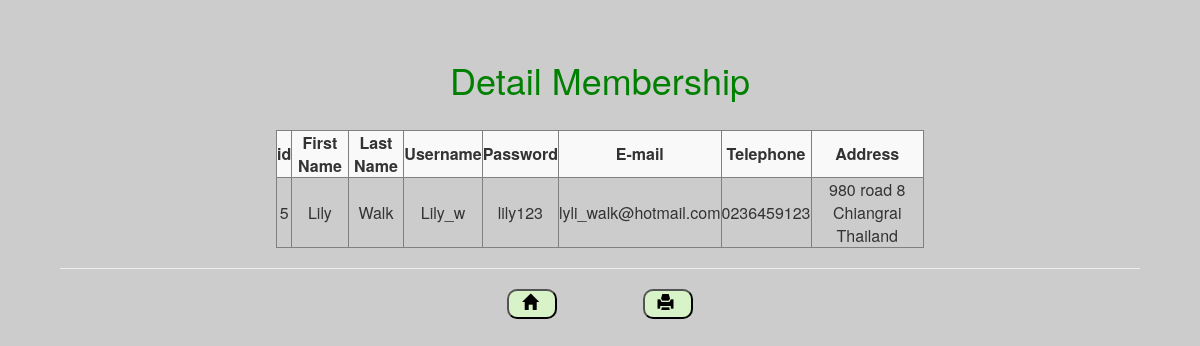
The page /detail.php?id=5 on the database its author committed.
### tables this page shows
CREATE TABLE `tbmember` (
  `mem_id` int(10) NOT NULL,
  `fname` varchar(20) NOT NULL,
  `lname` varchar(20) NOT NULL,
  `username` varchar(20) NOT NULL,
  `password` varchar(20) NOT NULL,
  `email` varchar(30) NOT NULL,
  `tel` varchar(10) NOT NULL,
  `address` varchar(50) NOT NULL
);

### detail.php (the view, shortened to what this page needs)
<?php
include ("conn.php");
$sqli= "SELECT mem_id,fname,lname,username,password,email,tel,address
        FROM tbmember where mem_id ='".$_GET['id']."'";
$result = mysqli_query($conn,$sqli);
?>
<html>
    <head>
<link rel="stylesheet" href="https://maxcdn.bootstrapcdn.com/bootstrap/3.4.1/css/bootstrap.min.css">
    </head>
<body>
<center>
<h1>Detail Membership</h1> <br>
<center>
<table border="1" class="table-striped">
        <tr >
            <th><center>id </center></th>
            <th><center>First Name </center></th>
            <th><center>Last Name </center></th>
            <th><center>Username </center></th>
            <th><center>Password </center></th>
            <th><center>E-mail </center></th>
            <th><center>Telephone</center></th>
            <th><center>Address </center></th>
        </tr>
        <?php
            while($row=mysqli_fetch_assoc($result)){
        ?>
        <tr>
            <td><center><?php echo $row["mem_id"];?> </center></td>
            <td><center><?php echo $row["fname"];?> </center></td>
            <td><center><?php echo $row["lname"];?> </center></td>
            <td><center><?php echo $row["username"];?> </center></td>
            <td><center><?php echo $row["password"];?> </center></td>
            <td><center><?php echo $row["email"];?> </center></td>
            <td><center><?php echo $row["tel"];?> </center></td>
            <td><center><?php echo $row["address"];?> </center></td>
        </tr>
    <?php
        }
    ?>
    </table>
    <hr>
    <button onclick="document.location='member.php'">&nbsp<span class="glyphicon glyphicon-home" ></span> &nbsp </button>
        <button type="button" id=print onclick="window.print();">&nbsp<span class="glyphicon glyphicon-print" ></span> &nbsp </button>
    </center>
</body>
</html>

### detail.php (style rules this page uses)
body { margin:5%; background-image: url("https://powerpointboy.com/wp-content/uploads/2019/02/mail-sub-bg.png"); background-color: #cccccc; }
table { width: 60%; }
h1 { color:green; }
button { width: 50px; height: 30px; background-color: rgb(217, 243, 201); border-radius: 10px; font-size: 16px; color: black; }

### rows shown on the page
tbmember: mem_id "5", fname "Lily", lname "Walk", username "Lily_w", password "lily123", email "lyli_walk@hotmail.com", tel "0236459123", address "980 road 8 Chiangrai Thailand"
